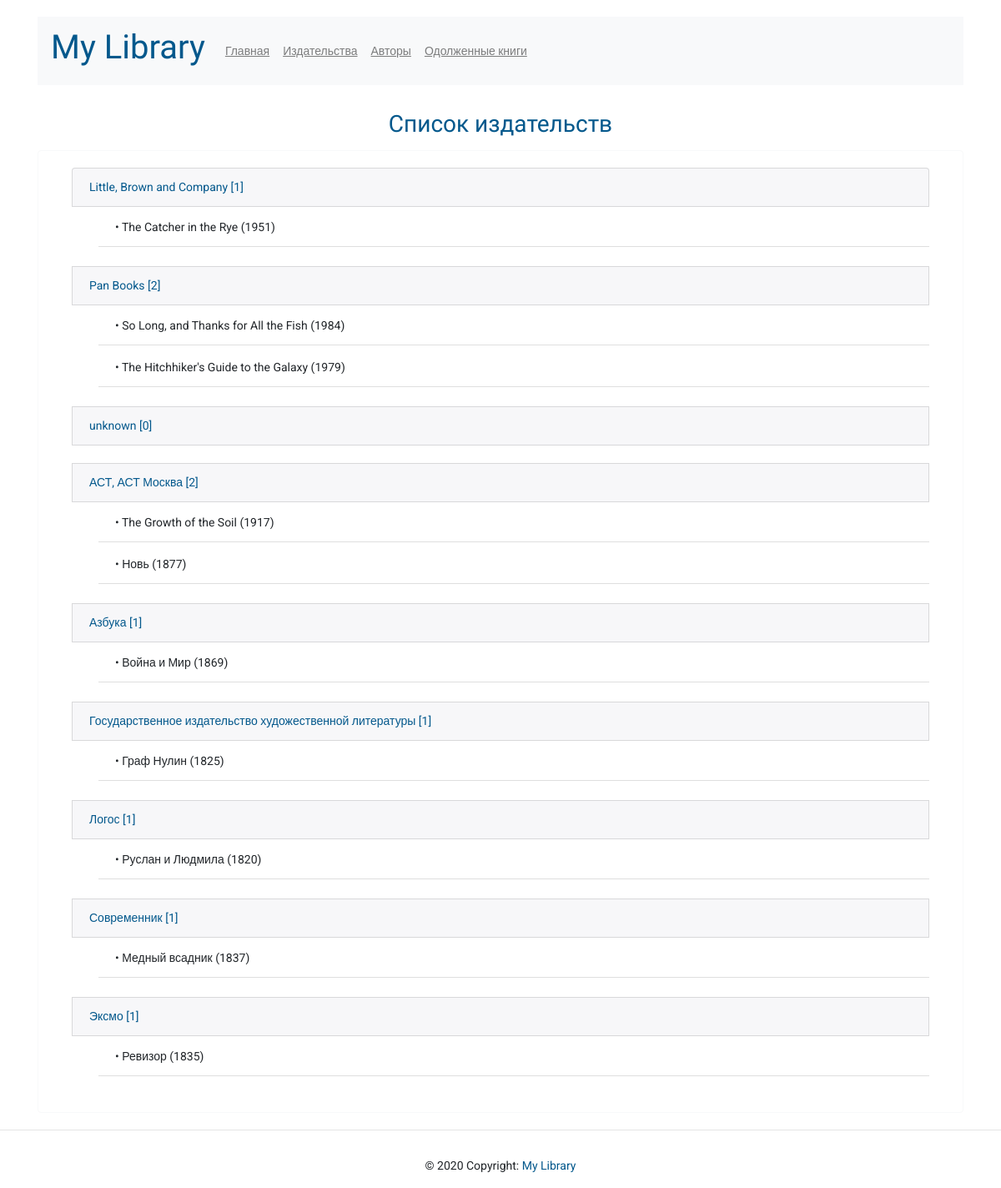
Screenshot of /publishers/ with the database file from the repository.
### p_library/models.py (models this page shows, shortened)
class Publisher(models.Model):
    name = models.TextField(verbose_name='Название издательства')
    class Meta:
        ordering = ['name']

class Book(models.Model):
    ISBN = models.CharField(max_length=13)
    title = models.TextField(verbose_name='Название')
    description = models.TextField(verbose_name='Описание')
    year_release = models.SmallIntegerField(verbose_name='Год издания')
    copy_count = models.SmallIntegerField(default=0, verbose_name='Кол-во', blank=True)
    price = models.DecimalField(max_digits=10, decimal_places=2, default=0, verbose_name='Цена', blank=True)
    author = models.ForeignKey(Author, on_delete=models.CASCADE, verbose_name='Автор',
                               related_name='book_author')
    publisher = models.ForeignKey(Publisher, on_delete=models.SET_DEFAULT, default=1,
                                  verbose_name='Издатель')
    friend_reader = models.ManyToManyField('p_library.Friend', related_name='book_reader',
                                           verbose_name='Читающие друзья', blank=True)
    class Meta:
        ordering = ['title']
    def __str__(self):
        return f'{self.title} ({self.year_release})'

### p_library/views.py (the view)
# urls.py: path('publishers/', views.publishers_list),
def publishers_list(request):
    template = loader.get_template('publishers.html')
    publishers = Publisher.objects.all()
    book_publisher = {}
    for p in publishers:
        book_publisher[p.name] = Book.objects.filter(publisher=p)
    data = {
        'publishers': publishers,
        'book_publisher': book_publisher,
    }
    return HttpResponse(template.render(data))

### p_library/templates/publishers.html (shortened to what this page needs)
{% extends 'base.html' %}
{% block content %}
<h3 class="text-center">Список издательств</h3>
<div class="border rounded border-light">
    <ul class="list-group">
        {% for publisher, books in book_publisher.items %}
        <li class="list-group-item colored">{{ publisher }} [{{ books|length }}]</li>
        <ul class="list-group list-group-flush">
            {% for book in books %}
            <li class="list-group-item inner">&#8226 {{ book }}</li>
            {% endfor %}
            <br>
        </ul>
        {% endfor %}
    </ul>
</div>
{% endblock %}

### p_library/static/CSS/style.css (style rules this page uses)
html { position: relative; min-height: 100%; }
body { font-family: 'Roboto', sans-serif; font-size: 14px; margin-bottom: 90px; }
h1, h3, h4 { color: #03588c; font-family: 'Open Sans Condensed', sans-serif; }
.colored { background-color: #f7f7f9; color: #03588c; }
li.inner { margin: 2px 0 2px 32px; }
.border { padding: 20px 40px; margin-top: 14px; }

### rows the page displays
Publisher: book_publisher "Little, Brown and Company"
Book: title+year_release "The Catcher in the Rye (1951)"
Publisher: book_publisher "Pan Books"
Book: title+year_release "So Long, and Thanks for All the Fish (1984)"
Book: title+year_release "The Hitchhiker's Guide to the Galaxy (1979)"
Publisher: book_publisher "unknown"
Publisher: book_publisher "АСТ, АСТ Москва"
Book: title+year_release "The Growth of the Soil (1917)"
Book: title+year_release "Новь (1877)"
Publisher: book_publisher "Азбука"
Book: title+year_release "Война и Мир (1869)"
Publisher: book_publisher "Государственное издательство художественной литературы"
Book: title+year_release "Граф Нулин (1825)"
Publisher: book_publisher "Логос"
Book: title+year_release "Руслан и Людмила (1820)"
Publisher: book_publisher "Современник"
Book: title+year_release "Медный всадник (1837)"
Publisher: book_publisher "Эксмо"
Book: title+year_release "Ревизор (1835)"

### other values shown
{{ books|length }} "1" "2" "0" "2" "1" "1" "1" "1" "1"
